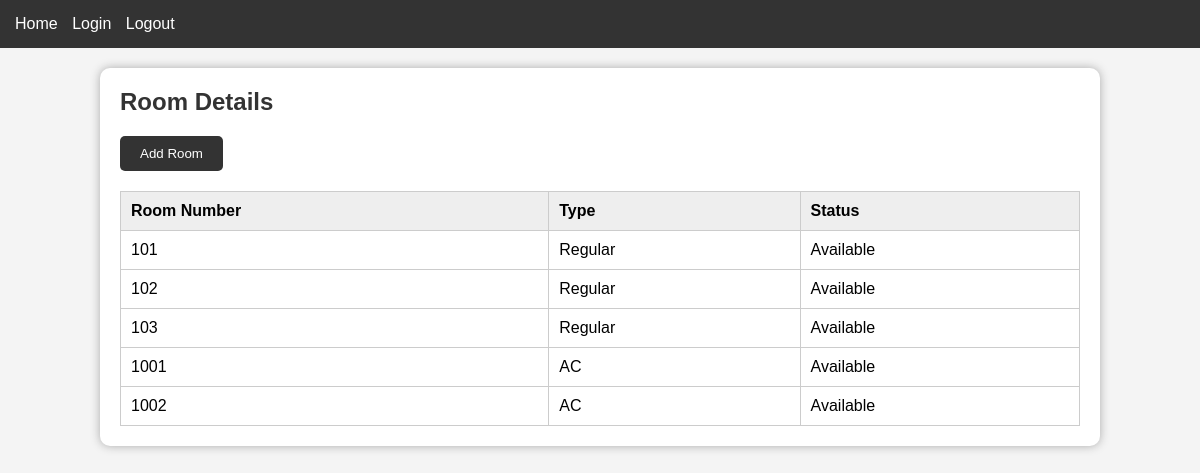
/rooms/, run on the app's committed database.
### core/models.py (models this page shows, shortened)
class Room(models.Model):
    number = models.CharField(max_length=20)
    type = models.CharField(max_length=50)
    is_available = models.BooleanField(default=True)

### core/views.py (the view)
# urls.py: path('rooms/', views.rooms, name="rooms"),
def rooms(request):
    return render(request, "rooms.html", {"rooms": Room.objects.all()})

### core/templates/rooms.html
{% extends 'base.html' %}
{% block content %}
<h2>Room Details</h2>
<a href="/rooms/create/"><button>Add Room</button></a>
<table>
    <tr>
        <th>Room Number</th>
        <th>Type</th>
        <th>Status</th>
    </tr>
    {% for r in rooms %}
    <tr>
        <td>{{ r.number }}</td>
        <td>{{ r.type }}</td>
        <td>{% if r.is_available %}Available{% else %}Occupied{% endif %}</td>
    </tr>
    {% endfor %}
</table>
{% endblock %}

### core/templates/base.html (style rules this page uses)
body { font-family: Arial; background:#f4f4f4; margin:0; padding:0; }
h2 { color:#333; margin-top:0; }
button { padding:10px 20px; background:#333; color:white; border:none; cursor:pointer; border-radius:5px; }
table { width:100%; border-collapse:collapse; margin-top:20px; }
table th, td { border:1px solid #ccc; padding:10px; text-align:left; }
table th { background:#eee; }

### data on the page
Room: number "101", type "Regular", is_available "Available"
Room: number "102", type "Regular", is_available "Available"
Room: number "103", type "Regular", is_available "Available"
Room: number "1001", type "AC", is_available "Available"
Room: number "1002", type "AC", is_available "Available"
